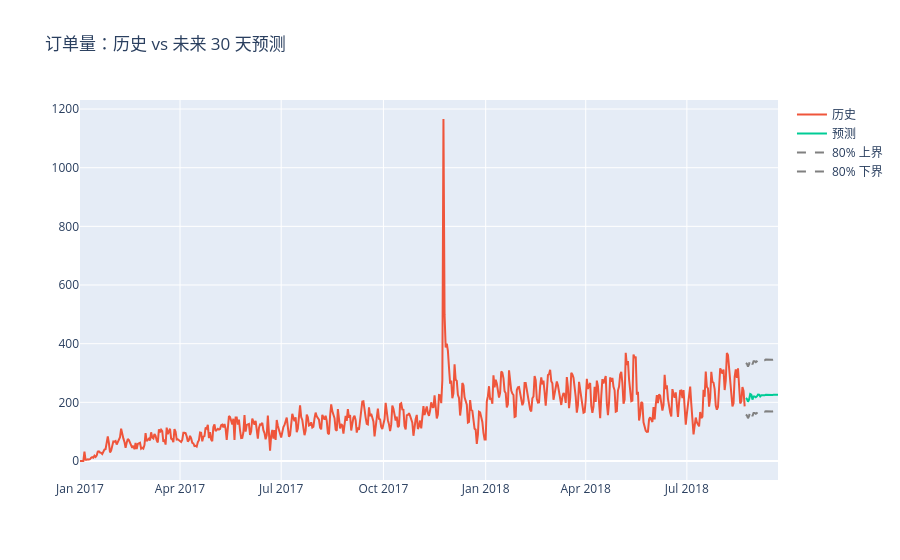

This figure's notebook cell:
### Markdown cell above
## 6. 未来 30 天预测（含 80% 区间）

### Code cell
hist = pd.read_csv(ART / 'forecast_history.csv', parse_dates=['date'])
fc = pd.read_csv(ART / 'forecast_orders.csv', parse_dates=['date'])
fig = px.line(title='订单量：历史 vs 未来 30 天预测')
fig.add_scatter(x=hist['date'], y=hist['orders'], name='历史')
fig.add_scatter(x=fc['date'], y=fc['forecast'], name='预测')
fig.add_scatter(x=fc['date'], y=fc['upper_80'], name='80% 上界',
                line=dict(dash='dash', color='gray'))
fig.add_scatter(x=fc['date'], y=fc['lower_80'], name='80% 下界',
                line=dict(dash='dash', color='gray'))
fig.show()
